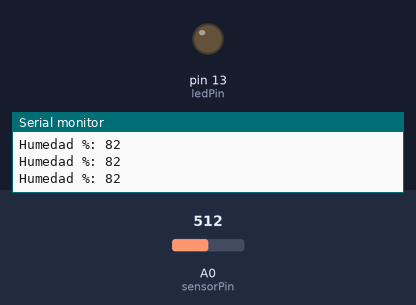
The sketch below on a simulated Arduino Uno, built with avr-gcc and run on an emulated ATmega328P. Parts: output pins drawn as LEDs (lit = HIGH), the last lines printed to the serial monitor. The inputs (shaded band) are chosen by the test bench; at power-on: A0 (sensorPin) = 512.

Above: at 1.3 s.
1.4 s: A0 (sensorPin) set to 410
2.9 s: A0 (sensorPin) set to 393
At 4.2 s:
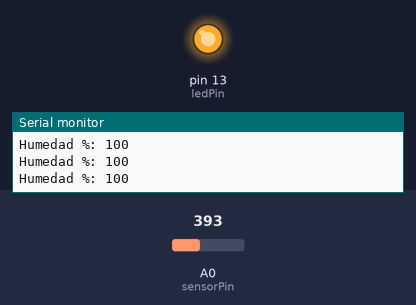
4.5 s: A0 (sensorPin) set to 511
At 5.5 s:
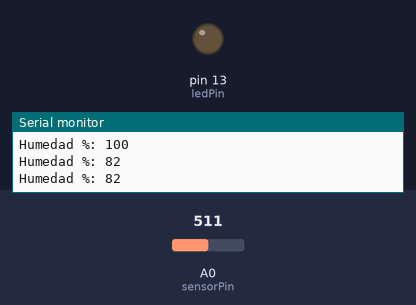
6.0 s: A0 (sensorPin) set to 390
At 6.7 s:
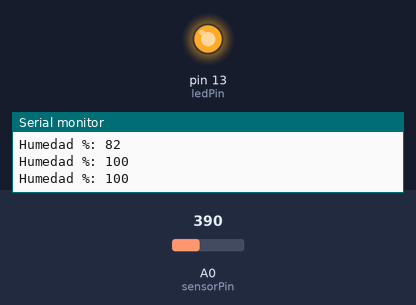
Timing chart, 0 to 8.5 s (numbered marks = the images above; inputs shaded):
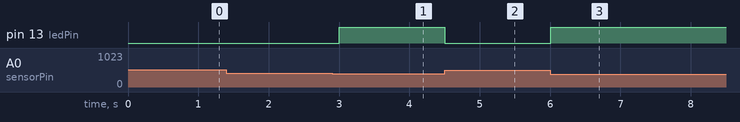

The sketch:

01_AdquirirDatosBasico.ino
```cpp
/*  Universidad EAFIT
    Escuela de Ciencias Aplicadas e Ingeniería
    Ingeniería Agronómica
    Curso:    Pensamiento conputacional II
    Programa: Ejemplo básicos para uso académico de camptura de temperatura
    Por:      Yomin Jaramillo
*/
// Define sensor pins
const int sensorPin = A0;  // Analog pin connected to the sensor
const int ledPin = 13;     // Onboard LED for indication
const int airValue=1023;
const int waterValue=400;

void setup() {
  pinMode(ledPin, OUTPUT);
  Serial.begin(9600);      // Start serial communication
}

void loop() {
  int moistureValue = analogRead(sensorPin);  // Read the analog value 0-1023

  int moisturePercent = map(moistureValue, airValue, waterValue, 0, 100);
  // Asegura que esté entre 0 y 100
  moisturePercent = constrain(moisturePercent, 0, 100);
  Serial.print("Humedad %: ");
  Serial.println(moisturePercent);

  // Simple LED indicator
  if (moistureValue < 400) {  // Adjust threshold as needed
    digitalWrite(ledPin, HIGH);  // Turn on LED if soil is dry
  } else {
    digitalWrite(ledPin, LOW);   // Turn off LED if soil is moist
  }

  delay(500);  // Wait for 500 second before next reading
}
```

Measured:
- the behaviour switches between 400 and 399 on A0 (sensorPin) (found by bisection; images 0 and 1)
- after the input at 2.9 s, pin 13 (ledPin): LOW → HIGH after 0.10 s
- after the input at 4.5 s, pin 13 (ledPin): HIGH → LOW at once
- after the input at 6.0 s, pin 13 (ledPin): LOW → HIGH at once
